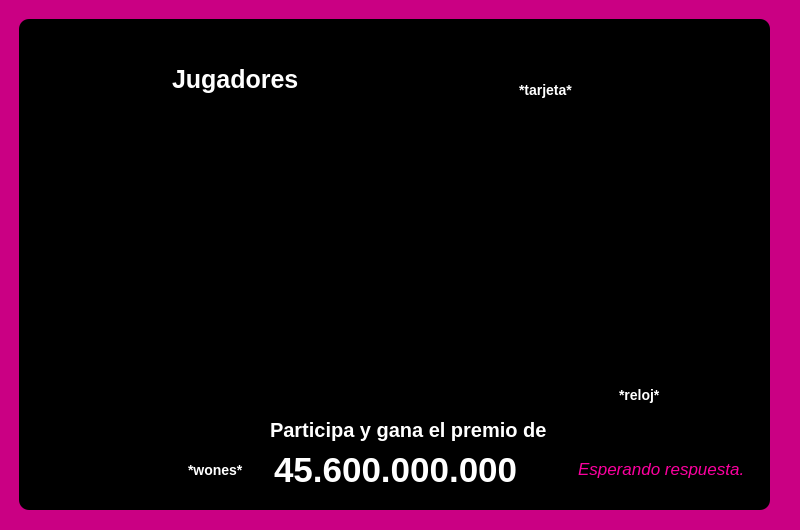
<?xml version="1.0" encoding="UTF-8"?>
<ui version="4.0">
 <class>MainWindow</class>
 <widget class="QMainWindow" name="MainWindow">
  <property name="geometry">
   <rect>
    <x>0</x>
    <y>0</y>
    <width>800</width>
    <height>530</height>
   </rect>
  </property>
  <property name="windowTitle">
   <string>MainWindow</string>
  </property>
  <property name="styleSheet">
   <string notr="true"/>
  </property>
  <widget class="QWidget" name="centralwidget">
   <property name="styleSheet">
    <string notr="true">background-color: rgb(202, 0, 131);</string>
   </property>
   <widget class="QWidget" name="widget" native="true">
    <property name="geometry">
     <rect>
      <x>19</x>
      <y>19</y>
      <width>751</width>
      <height>491</height>
     </rect>
    </property>
    <property name="styleSheet">
     <string notr="true">background-color: rgb(0, 0, 0);
color: rgb(255, 255, 255);
border-width: 2px;
border-radius: 10px;
border-color: beige;
font: bold 14px;
min-width: 4em;
padding: 6px;</string>
    </property>
    <widget class="QLabel" name="label">
     <property name="geometry">
      <rect>
       <x>140</x>
       <y>30</y>
       <width>151</width>
       <height>61</height>
      </rect>
     </property>
     <property name="styleSheet">
      <string notr="true">font: bold 25px;</string>
     </property>
     <property name="text">
      <string>Jugadores</string>
     </property>
    </widget>
    <widget class="QLabel" name="label_2">
     <property name="geometry">
      <rect>
       <x>240</x>
       <y>390</y>
       <width>301</width>
       <height>41</height>
      </rect>
     </property>
     <property name="styleSheet">
      <string notr="true">font: bold 20px;</string>
     </property>
     <property name="text">
      <string>Participa y gana el premio de</string>
     </property>
    </widget>
    <widget class="QLabel" name="label_3">
     <property name="geometry">
      <rect>
       <x>240</x>
       <y>420</y>
       <width>341</width>
       <height>61</height>
      </rect>
     </property>
     <property name="styleSheet">
      <string notr="true">font: bold 35px;
background-color: rgba(255, 255, 255, 0);</string>
     </property>
     <property name="text">
      <string>45.600.000.000</string>
     </property>
    </widget>
    <widget class="QLabel" name="wones">
     <property name="geometry">
      <rect>
       <x>159</x>
       <y>420</y>
       <width>81</width>
       <height>61</height>
      </rect>
     </property>
     <property name="text">
      <string>*wones*</string>
     </property>
    </widget>
    <widget class="QLabel" name="tarjeta">
     <property name="geometry">
      <rect>
       <x>490</x>
       <y>20</y>
       <width>211</width>
       <height>101</height>
      </rect>
     </property>
     <property name="text">
      <string>*tarjeta*</string>
     </property>
    </widget>
    <widget class="QLabel" name="lista_jugadores">
     <property name="geometry">
      <rect>
       <x>190</x>
       <y>110</y>
       <width>190</width>
       <height>271</height>
      </rect>
     </property>
     <property name="styleSheet">
      <string notr="true">font: 20pt &quot;.SF NS Text&quot;;</string>
     </property>
     <property name="text">
      <string/>
     </property>
     <property name="alignment">
      <set>Qt::AlignLeading|Qt::AlignLeft|Qt::AlignTop</set>
     </property>
    </widget>
    <widget class="QLabel" name="imagen_reloj">
     <property name="geometry">
      <rect>
       <x>590</x>
       <y>330</y>
       <width>111</width>
       <height>91</height>
      </rect>
     </property>
     <property name="text">
      <string>*reloj*</string>
     </property>
    </widget>
    <widget class="QLabel" name="texto_esperando">
     <property name="geometry">
      <rect>
       <x>549</x>
       <y>420</y>
       <width>181</width>
       <height>61</height>
      </rect>
     </property>
     <property name="styleSheet">
      <string notr="true">background-color: rgba(255, 255, 255, 0);</string>
     </property>
     <property name="text">
      <string>&lt;html&gt;&lt;head/&gt;&lt;body&gt;&lt;p align=&quot;center&quot;&gt;&lt;span style=&quot; font-size:13pt; font-weight:400; font-style:italic; color:#fc009f;&quot;&gt;Esperando respuesta...&lt;/span&gt;&lt;/p&gt;&lt;/body&gt;&lt;/html&gt;</string>
     </property>
    </widget>
   </widget>
  </widget>
 </widget>
 <resources/>
 <connections/>
</ui>
